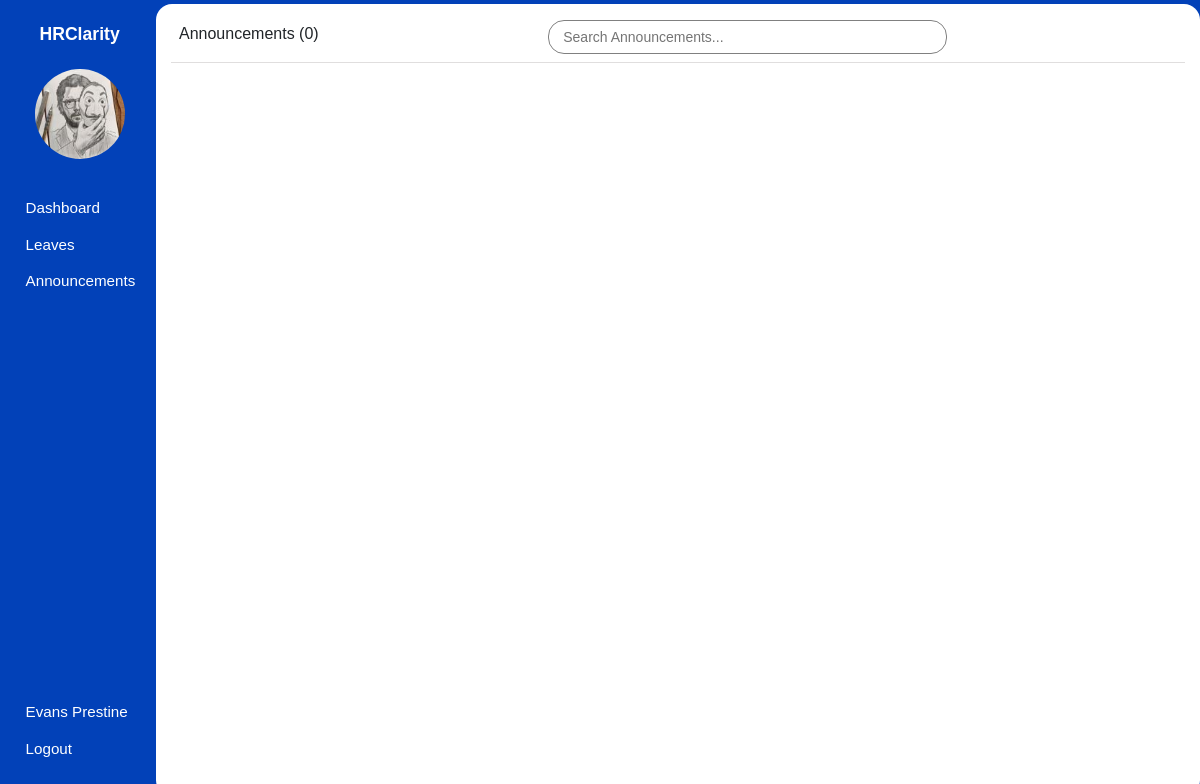
Page /employee/announcements (signed in) on the committed database.
### hrms/models.py (models this page shows, shortened)
class User(db.Model, UserMixin):
    id = db.Column(db.Integer, primary_key=True)
    first_name = db.Column(db.String(80), nullable=False)
    last_name = db.Column(db.String(120), nullable=False)
    dob = db.Column(db.Date, nullable=False)
    gender = db.Column(db.String(7), nullable=False)
    email_address = db.Column(db.String(120), nullable=False)
    phone_number = db.Column(db.String(20), nullable=False)
    national_id = db.Column(db.Integer, nullable=False)
    user_level = db.Column(db.Integer, nullable=False, default=1)
    user_type = db.Column(db.String(10), nullable=False, default='employee')
    password = db.Column(db.String(60), nullable=False)
    image_file = db.Column(db.String(20), nullable=False, default='default.jpg')
    leaves = db.relationship('Leave')
    occupation_id = db.Column(db.Integer, db.ForeignKey('occupation.id'), nullable=False)

### hrms/announcements/routes.py (the view)
@announcements.route('/employee/announcements')
@login_required
def employee_view_announcements():
    today = datetime.now().date()
    announcements = Announcement.query.filter(Announcement.ends_at >= today).order_by(Announcement.ends_at.asc()).all()
    announcements_count = len(announcements)
    return render_template('employee/announcements.html', page_title='Announcements', announcements=announcements, announcements_count=announcements_count, user=current_user)

### hrms/models.py (called while the page is built)
@login_manager.user_loader
def load_user(user_id):
    user = User.query.filter_by(id=user_id).first()
    return user

### hrms/templates/employee/announcements.html (shortened to what this page needs)
{% extends 'main_layout.html' %} {% block body %}
<section class="app">
  {% include "aside.html" %}
  <main>
    <div class="main_container container-fluid pt-2">
      <div class="header p-2 d-flex justify-content-between align-items-center">
        <h6>Announcements ({{ announcements_count }})</h6>
        <input
          type="text"
          id="myInput"
          onkeyup="searchFunction()"
          placeholder="Search Announcements..."
          class="form-control-sm"
        />
      </div>
    </div>
  </main>
</section>
{% endblock body %}

### hrms/templates/aside.html (shortened to what this page needs)
<aside>
  <h1 class="mt-3">HRClarity</h1>
  <div class="container text-center mt-4">
    <img src="{{ url_for('static', filename='images/profile_pictures/' ~ current_user.image_file ) }}" alt="Employee" class="rounded-circle" width="90" height="90" />
  </div>
  <div class="links">
    <ul>
      {% if current_user.user_level == 1 %}
        <li>
            <a href="{{ url_for('employee.employee_dashboard') }}">
                <span class="icon icon-home"></span>
                <span>Dashboard</span>
            </a>
        </li>
        <li>
            <a href="{{ url_for('leaves.employee_view_leaves') }}">
                <span class="icon icon-car"></span>
                <span>Leaves</span>
            </a>
        </li>
        <li>
            <a href="{{ url_for('announcements.employee_view_announcements') }}">
                <span class="icon icon-speaker"></span>
                <span>Announcements</span>
            </a>
        </li>
      {% endif %}
    </ul>
    <ul>
      <li>
        <a href="{{ url_for('user.profile_settings', employee_id=current_user.id) }}">
            <span class="icon icon-user"></span>
            <span>{{ user.first_name }} {{ user.last_name }}</span>
        </a>
      </li>
      <li>
        <a href="{{ url_for('user.logout') }}">
            <span class="icon icon-power-off"></span>
            <span>Logout</span>
        </a>
      </li>
    </ul>
  </div>
</aside>

### hrms/static/css/icomoon.css (style rules this page uses)
[class^="icon-"], [class*=" icon-"] { font-family: 'icomoon' !important; speak: none; font-style: normal; font-weight: normal; font-variant: normal; text-transform: none; line-height: 1; -webkit-font-smoothing: antialiased; -moz-osx-font-smoothing: grayscale; }
.icon-user:before { content: "\f007"; }
.icon-power-off:before { content: "\f011"; }
.icon-home:before { content: "\f015"; }
.icon-car:before { content: "\f1b9"; }
.icon-speaker:before { content: "\e32d"; }

### hrms/static/css/styles.css (style rules this page uses)
* { font-family: sans-serif, Arial, Helvetica; padding: 0; margin: 0; }
.app { background: #0241b8; height: 100vh; display: flex; align-items: center; }
.app aside { width: 13%; height: 100%; padding: 0.5em 0 0.2em 0.2em; color: #fff; }
.app aside h1 { font-size: 1.1em; font-weight: bold; text-align: center; }
.app aside .links ul { list-style: none; }
.app aside .links ul li { margin: 0.1em 0; padding: 6px; }
.app aside .links ul li a { text-decoration: none; color: #ffffff; display: flex; align-items: center; }
.app aside .links ul:nth-of-type(1) { margin: 2em 0; }
.app aside .links ul:nth-of-type(2) { position: absolute; bottom: 1em; }
.app aside .links .icon { margin: 0 0.3em 0 0; }
.app aside .links a span:nth-of-type(2), .app aside .links .icon { font-size: 0.95em; }
.app main { width: 87%; height: 99vh; overflow-y: auto; z-index: 5; }
.app main .main_container { border-radius: 16px; background: #fff; padding-bottom: 12px; height: 100%; overflow: auto; }
.app main .main_container .header { background: #fff; position: sticky; top: 0; border-bottom: 1px solid rgb(224, 222, 222); margin-bottom: 5px; }
.app main .main_container .header input { border-radius: 16px; border: 1px solid grey; padding: 0.4em 1em; width: 40%; margin: auto; }

### rows in the picture
User: image_file (picture), first_name "Evans", last_name "Prestine"

### other values in the picture
{{ announcements_count }} "0"
